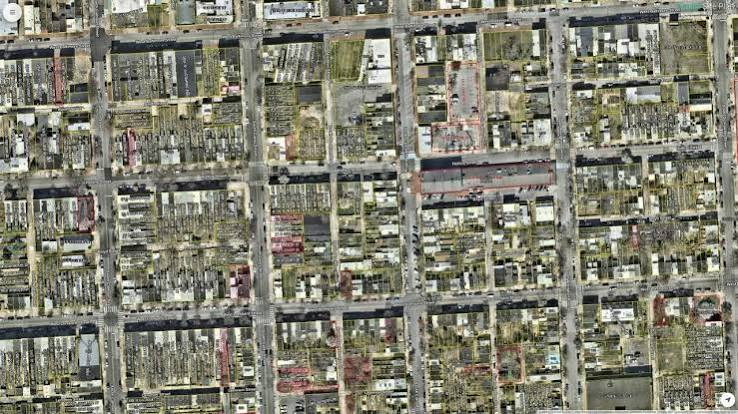
#> input picture backend/uploads/satellite image.jfif, 738 x 414 px
$ python -i depth_estimation.py   (imports and definitions only)
#> lines starting #> are read from the running program, lines starting #| are printed output that depends on the picture
import os

import cv2
import numpy as np

RESULT_DIR = "results"
# [1 line not run here, left out]


def generate_depth_map(image_path: str, result_id: int) -> str:
    """
    College-project baseline depth estimator.

    It creates a normalized grayscale depth map from image luminance.
    This function is intentionally isolated so it can later be replaced
    with Depth Anything / MiDaS / another pretrained model.
    """
#> called with image_path = '../../uploads/satellite image.jfif', result_id = 'out.png'
    image = cv2.imread(image_path)
#> image is the input picture: shape (414, 738, 3); mean B, G, R 113.5, 128.5, 129.3

    if image is None:
        raise ValueError("Unable to read input image.")

    gray = cv2.cvtColor(image, cv2.COLOR_BGR2GRAY)
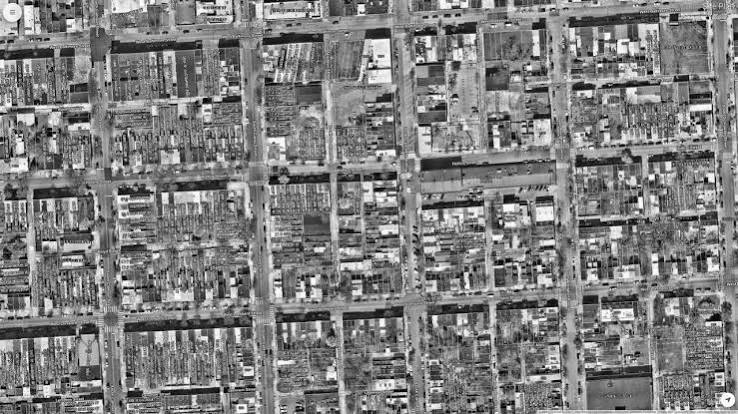
#> gray: shape (414, 738); min 0, max 255, mean 127

    # Mild blur reduces noise before normalization.
    gray = cv2.GaussianBlur(gray, (5, 5), 0)
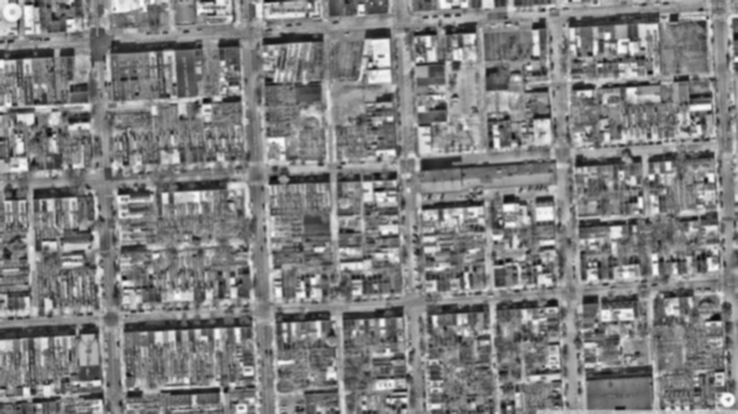
#> gray: shape (414, 738); min 9, max 248, mean 127

    depth = cv2.normalize(
        gray,
        None,
        0,
        255,
        cv2.NORM_MINMAX,
    ).astype(np.uint8)

    output_path = os.path.join(
        RESULT_DIR,
        f"depth_{result_id}.png",
    )

    if not cv2.imwrite(output_path, depth):
        raise ValueError("Failed to save depth map.")

    return output_path

>>> result = generate_depth_map('../../uploads/satellite image.jfif', 'out.png')
